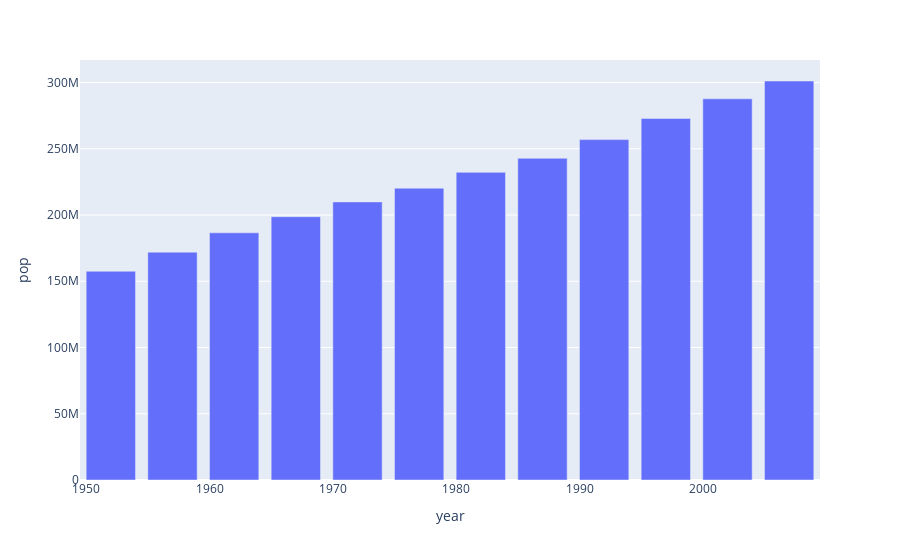

Notebook code cell kept with this figure:
### Markdown cell above
# Bar chart

### Code cell
dfUS = px.data.gapminder().query("country == 'United States'")
px.bar(dfUS, x='year', y='pop', )

### Figure 1 — Plotly figure (JSON) as saved in the notebook; plotly's stock layout.template omitted (floating-point values rounded to 4 significant figures)
{"data": [{"alignmentgroup": "True", "hovertemplate": "year=%{x}<br>pop=%{y}<extra></extra>", "legendgroup": "", "marker": {"color": "#636efa"}, "name": "", "offsetgroup": "", "orientation": "v", "showlegend": false, "textposition": "auto", "type": "bar", "x": [1952, 1957, 1962, 1967, 1972, 1977, 1982, 1987, 1992, 1997, 2002, 2007], "xaxis": "x", "y": [157553000, 171984000, 186538000, 198712000, 209896000, 220239000, 232187835, 242803533, 256894189, 272911760, 287675526, 301139947], "yaxis": "y"}], "layout": {"barmode": "relative", "legend": {"tracegroupgap": 0}, "margin": {"t": 60}, "xaxis": {"anchor": "y", "domain": [0, 1], "title": {"text": "year"}}, "yaxis": {"anchor": "x", "domain": [0, 1], "title": {"text": "pop"}}}}
